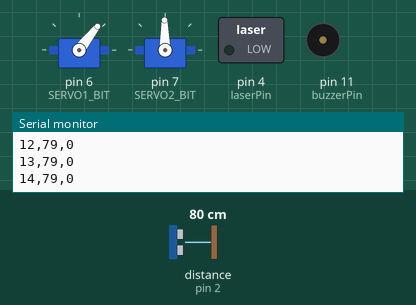
Recording of a sketch running on a simulated Arduino Uno, built with avr-gcc and run on an emulated ATmega328P. On the bench: 2 × servo, switched loads named in the sketch (green lamp = pin HIGH), buzzer (waves = sounding, pin HIGH), the last lines printed to the serial monitor. Wiring (inferred from the names in the program): ultrasonic range finder: trigger pin 9; echo pin 2; 2 × servo: signal pin 6 / signal pin 7. The test bench sets the inputs (shaded band); at power-on: distance to the obstacle (sensor on pin 2) 80 cm. The echo pulse lasts 58.3 µs per cm; servo pulses on a pin are drawn as a servo (544–2400 µs = 0–180°); pins used as bus, display or sensor lines are not drawn.

Above: at 0.62 s.
0.9 s: distance to the obstacle (sensor on pin 2) set to 2 cm
At 1.25 s:
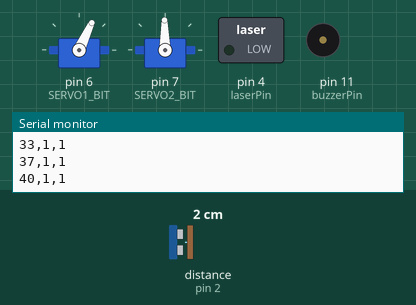
3.9 s: distance to the obstacle (sensor on pin 2) set to 60 cm
At 4.77 s:
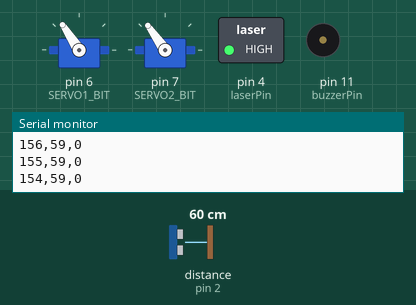
6.9 s: distance to the obstacle (sensor on pin 2) set to 4 cm
At 7.06 s:
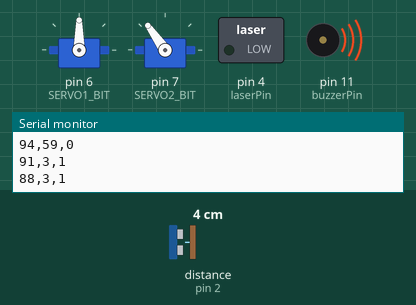
9.9 s: distance to the obstacle (sensor on pin 2) set to 120 cm
At 10.73 s:
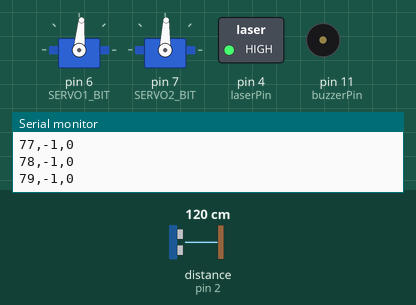
12.9 s: distance to the obstacle (sensor on pin 2) set to 9 cm
At 13.34 s:
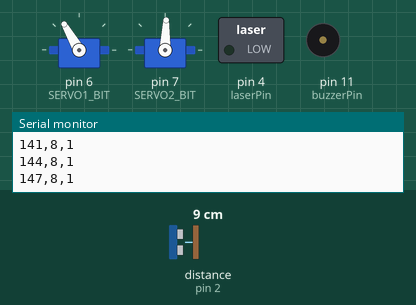
15.9 s: distance to the obstacle (sensor on pin 2) set to 35 cm
Timing chart, 0 to 19.9 s (numbered marks = the images above; inputs shaded):
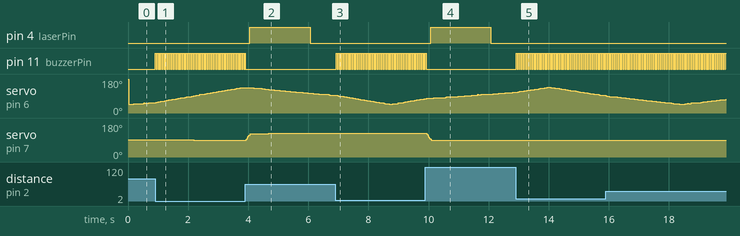

The sketch:

v2.ino
```cpp
#include <Arduino_FreeRTOS.h>
#include <stdint.h>
#include <avr/io.h>
#include <avr/interrupt.h>


const uint8_t trigPin         = 9;
const uint8_t echoPin         = 2;
const uint8_t scannerPin      = 6;
const uint8_t laserServoPin   = 7;
const uint8_t buzzerPin       = 11;
const uint8_t laserPin        = 4;


volatile float currentAngle      = 0.0;
volatile int distance            = -1;
volatile bool hit= false;


volatile int firstAngle          = -1;
volatile int lastAngle           = -1;
volatile int objectTargetAngle   = -1;
volatile bool objectDetected     = false;
volatile bool laserOn            = false;

volatile unsigned long laserStartTime = 0;
volatile bool laserActive = false;

const int MAX_DIST_CM = 100;
const long MAX_TIMEOUT = MAX_DIST_CM * 58;

const int offsetAngle = -3;

#define T2_PRESC_128   0x05
#define T2_TICK_US     8
#define FRAME_US       20000UL
#define FRAME_TICKS    (FRAME_US / T2_TICK_US)  // 2500

#define SERVO1_PORT PORTD
#define SERVO1_DDR  DDRD
#define SERVO1_BIT  6
#define SERVO2_PORT PORTD
#define SERVO2_DDR  DDRD
#define SERVO2_BIT  7

const int SCAN_MIN_US = 1000, SCAN_MAX_US = 2000;
const int LASR_MIN_US = 1000, LASR_MAX_US = 2000;

// قيم نبض (بوحدة 8µs)
volatile uint16_t s1_ticks = 1500 / T2_TICK_US; // ≈188
volatile uint16_t s2_ticks = 1500 / T2_TICK_US; // ≈188

enum { S_START=0, S_END_FIRST=1, S_END_SECOND=2, S_GAP=3 };
volatile uint8_t  s_state = S_START;
volatile uint8_t  s_firstIsS1 = 1;
volatile uint16_t s_minTicks = 125, s_maxTicks = 250, s_gapRemain = 0;

static inline uint16_t us_to_ticks(int us){
  long t = (us + (T2_TICK_US/2)) / T2_TICK_US;
  if (t < 1) t = 1;
  if (t > 2500) t = 2500;
  return (uint16_t)t;
}

static inline int degToUsClamp(float deg, int usMin, int usMax){
  if (deg < 0) deg = 0;
  if (deg > 180) deg = 180;
  return (int)(usMin + (usMax - usMin) * (deg / 180.0f));
}

static inline void t2_schedule_next(uint8_t delta){
  OCR2A = (uint8_t)(TCNT2 + delta);
}

void servo_set_deg(uint8_t which, float deg){
  int us = (which==0)
             ? degToUsClamp(deg, SCAN_MIN_US, SCAN_MAX_US)
             : degToUsClamp(deg, LASR_MIN_US,  LASR_MAX_US);
  uint16_t ticks = us_to_ticks(us);
  uint8_t oldSREG = SREG; cli();
  if (which==0) s1_ticks = ticks; else s2_ticks = ticks;
  SREG = oldSREG;
}

ISR(TIMER2_COMPA_vect){
  switch (s_state){
    case S_START: {
      uint16_t a = s1_ticks;
      uint16_t b = s2_ticks;
      SERVO1_PORT |= _BV(SERVO1_BIT);
      SERVO2_PORT |= _BV(SERVO2_BIT);
      if (a <= b){ s_firstIsS1=1; s_minTicks=a; s_maxTicks=b; }
      else       { s_firstIsS1=0; s_minTicks=b; s_maxTicks=a; }
      t2_schedule_next((uint8_t)s_minTicks);
      s_state = S_END_FIRST;
    } break;

    case S_END_FIRST: {
      if (s_firstIsS1) SERVO1_PORT &= ~_BV(SERVO1_BIT);
      else             SERVO2_PORT &= ~_BV(SERVO2_BIT);
      uint16_t diff = (uint16_t)(s_maxTicks - s_minTicks);
      t2_schedule_next(diff==0 ? 1 : (uint8_t)diff);
      s_state = S_END_SECOND;
    } break;

    case S_END_SECOND: {
      if (s_firstIsS1) SERVO2_PORT &= ~_BV(SERVO2_BIT);
      else             SERVO1_PORT &= ~_BV(SERVO1_BIT);
      uint16_t used = s_maxTicks;
      s_gapRemain = (uint16_t)(FRAME_TICKS - used);
      if (s_gapRemain <= 255){ t2_schedule_next((uint8_t)s_gapRemain); s_state=S_START; }
      else { t2_schedule_next(255); s_gapRemain-=255; s_state=S_GAP; }
    } break;

    case S_GAP: {
      if (s_gapRemain <= 255){ t2_schedule_next((uint8_t)s_gapRemain); s_state=S_START; }
      else { t2_schedule_next(255); s_gapRemain -= 255; }
    } break;
  }
}

void servo_driver_init(){
  SERVO1_DDR |= _BV(SERVO1_BIT);
  SERVO2_DDR |= _BV(SERVO2_BIT);
  SERVO1_PORT &= ~_BV(SERVO1_BIT);
  SERVO2_PORT &= ~_BV(SERVO2_BIT);

  TCCR2A = (1<<WGM21);
  TCCR2B = T2_PRESC_128;
  TCNT2  = 0;
  OCR2A  = 10;
  TIMSK2 = (1<<OCIE2A);
  s_state = S_START;
}


long readEchoUS() {
  digitalWrite(trigPin, LOW);
  delayMicroseconds(2);
  digitalWrite(trigPin, HIGH);
  delayMicroseconds(10);
  digitalWrite(trigPin, LOW);
  return pulseIn(echoPin, HIGH, MAX_TIMEOUT);
}

int readDistanceCM() {
  const int N = 5;
  long readings[N];
  for(int i=0;i<N;i++){
    long duration = readEchoUS();
    readings[i] = (duration==0)? MAX_TIMEOUT : duration;
    vTaskDelay(2/portTICK_PERIOD_MS);
  }
  for(int i=0;i<N-1;i++){
    for(int j=i+1;j<N;j++){
      if(readings[j]<readings[i]){
        long t=readings[i]; readings[i]=readings[j]; readings[j]=t;
      }
    }
  }
  long median=readings[N/2];
  if(median==MAX_TIMEOUT) return -1;
  return (int)(median*0.0343/2.0);
}


void TaskScan(void *pvParameters){
  bool forward=true;
  for(;;){

    servo_set_deg(0, currentAngle);
    vTaskDelay(17/portTICK_PERIOD_MS);

    int d = readDistanceCM();
    if(d>0){
      distance=d;
      hit=(d<=50);
    }else{
      distance=-1;
      hit=false;
    }

    if(hit){
      if(firstAngle==-1) firstAngle=(int)currentAngle;
      lastAngle=(int)currentAngle;
      objectDetected=true;
    }else{
      if(firstAngle!=-1){
        objectTargetAngle = firstAngle;
        int objectWidth = lastAngle - firstAngle + 1;

        Serial.print(F("OBJECT,"));
        Serial.print(objectTargetAngle);
        Serial.print(F(","));
        Serial.println(objectWidth);

        firstAngle=-1;
        lastAngle=-1;
        objectDetected=false;
      }
    }


    float speed = 1.0;
    currentAngle += forward ? speed : -speed;
    if(currentAngle>=180) forward=false;
    if(currentAngle<=0) forward=true;
  }
}


void TaskLaser(void *pvParameters){
  static int laserAngleDeg = 90;
  const int maxStep = 8;

  for(;;){
    if(objectTargetAngle>=0){
      int targetAngle = 180 - objectTargetAngle + offsetAngle;
      int diff = targetAngle - laserAngleDeg;
      if(diff!=0){
        int step = min(abs(diff), maxStep);
        laserAngleDeg += (diff>0 ? step : -step);

        servo_set_deg(1, (float)laserAngleDeg);
      }

      if(abs(laserAngleDeg-targetAngle)<=1){
        if(!laserActive){
          laserActive=true;
          laserStartTime=millis();
        }
      }else{
        laserActive=false;
      }
    }

    laserOn = laserActive && (millis()-laserStartTime<=2000);
    digitalWrite(laserPin, laserOn?HIGH:LOW);

    vTaskDelay(20/portTICK_PERIOD_MS);
  }
}


void TaskBuzzerSerial(void *pvParameters){
  for(;;){
    if(hit){
      digitalWrite(buzzerPin,HIGH);
      vTaskDelay(30/portTICK_PERIOD_MS);
      digitalWrite(buzzerPin,LOW);
    }

    Serial.print((int)currentAngle);
    Serial.print(F(","));
    Serial.print(distance);
    Serial.print(F(","));
    Serial.println(hit?1:0);

    vTaskDelay(30/portTICK_PERIOD_MS);
  }
}


void setup(){
  pinMode(trigPin,OUTPUT);
  pinMode(echoPin,INPUT);
  pinMode(buzzerPin,OUTPUT);
  digitalWrite(buzzerPin,LOW);

  pinMode(laserPin,OUTPUT);
  digitalWrite(laserPin,LOW);


  servo_driver_init();

  Serial.begin(115200);
  Serial.println(F("BOOT"));


  xTaskCreate(TaskScan,"Scan", 140, NULL, 3, NULL);
  xTaskCreate(TaskLaser,"Laser",120, NULL, 2, NULL);
  xTaskCreate(TaskBuzzerSerial,"Buzzer",110, NULL, 1, NULL);

  vTaskStartScheduler();
}

void loop(){

}
```

Measured:
- after the input at 0.9 s, pin 11 (buzzerPin): alternates HIGH for 0.03 s and LOW for 0.03 s, starting at once
- after the input at 3.9 s, pin 4 (laserPin): LOW → HIGH after 0.16 s, → LOW 2.0 s later; pin 11 (buzzerPin): goes on until 3.9 s, then stays LOW
- after the input at 6.9 s, pin 11 (buzzerPin): alternates HIGH for 0.03 s and LOW for 0.03 s, starting at once; servo on pin 7 (SERVO2_BIT): stays 125° (without the input it goes to 127° after 2.6 s)
- after the input at 9.9 s, pin 4 (laserPin): LOW → HIGH after 0.17 s, → LOW 2.0 s later; pin 11 (buzzerPin): goes on until 9.9 s, then stays LOW
- after the input at 12.9 s, pin 11 (buzzerPin): alternates HIGH for 0.03 s and LOW for 0.03 s, starting at once
